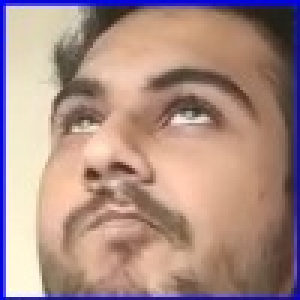
#> input picture dataset/test/0/10.jpg, 100 x 100 px (shown 3 times larger)
$ python -i preProcessor.py   (imports and definitions only)
#> lines starting #> are read from the running program, lines starting #| are printed output that depends on the picture
#> further down, picture is the input picture: shape (100, 100, 3); mean B, G, R 133.3, 141.3, 170.8
import cv2


def get_face(img):
    face_cascade = cv2.CascadeClassifier(
        cv2.data.haarcascades+'haarcascade_frontalface_default.xml')

    gray = cv2.cvtColor(img, cv2.COLOR_BGR2GRAY)
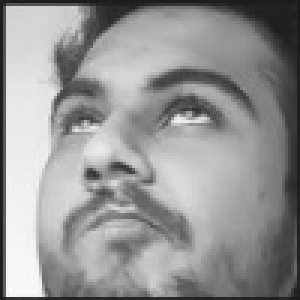
#> gray: shape (100, 100) (shown 3 times larger); min 27, max 252, mean 149.2
    faces = face_cascade.detectMultiScale(gray, 1.3, 5)
#> faces = ()
    for (x, y, w, h) in faces:
        img = cv2.rectangle(img, (x, y), (x+w, y+h), (255, 0, 0), 2)
        roi_color = cv2.resize(img[y:y+h, x:x+w], (100, 100))
#> this loop made 0 passes
    shape = img.shape
#> shape = (100, 100, 3)
    if shape[0] < shape[1]:
        img = cv2.resize(img, (320, 176))
    else:
        img = cv2.resize(img, (176, 320))
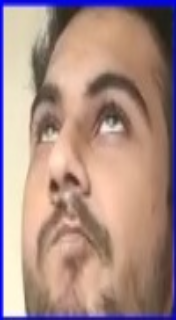
#> img: shape (320, 176, 3); mean B, G, R 133.2, 141.2, 170.7
    try:
        return (True, img, roi_color)
    except:
        return (False, img, None)

>>> import cv2
>>> picture = cv2.imread('../dataset/test/0/10.jpg')
>>> result = get_face(picture)

$ run again, on dataset/test/0/29.jpg
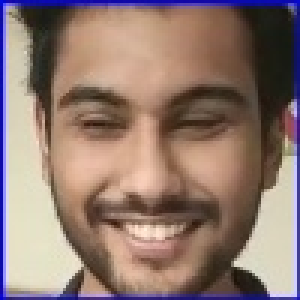
#> input picture dataset/test/0/29.jpg, 100 x 100 px (shown 3 times larger)
#> picture is the input picture: shape (100, 100, 3); mean B, G, R 113, 121.8, 145.2
#> in get_face, `gray = cv2.cvtColor(img, cv2.COLOR_BGR2GRAY)`:
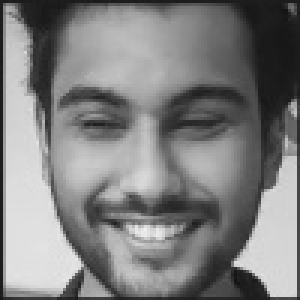
#> gray: shape (100, 100) (shown 3 times larger); min 19, max 241, mean 127.8
#> faces = [[7, 7, 85, 85]]
#> the loop in get_face, `for (x, y, w, h) in faces:` made 1 pass
#> in get_face, `img = cv2.resize(img, (176, 320))`:
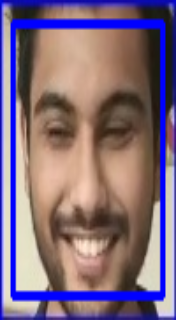
#> img: shape (320, 176, 3); mean B, G, R 126.7, 107.6, 129.3

$ run again, on dataset/test/0/46.jpg
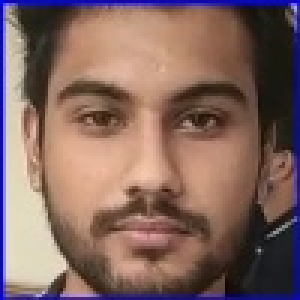
#> input picture dataset/test/0/46.jpg, 100 x 100 px (shown 3 times larger)
#> picture is the input picture: shape (100, 100, 3); mean B, G, R 96.5, 103, 131.1
#> in get_face, `gray = cv2.cvtColor(img, cv2.COLOR_BGR2GRAY)`:
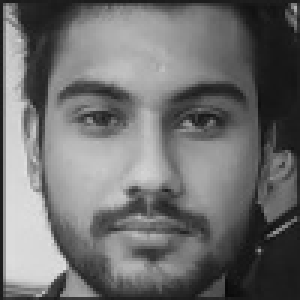
#> gray: shape (100, 100) (shown 3 times larger); min 7, max 225, mean 110.6
#> faces = [[8, 7, 84, 84]]
#> the loop in get_face, `for (x, y, w, h) in faces:` made 1 pass
#> in get_face, `img = cv2.resize(img, (176, 320))`:
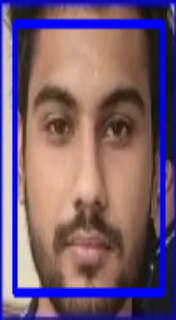
#> img: shape (320, 176, 3); mean B, G, R 113.3, 92.8, 118.9
